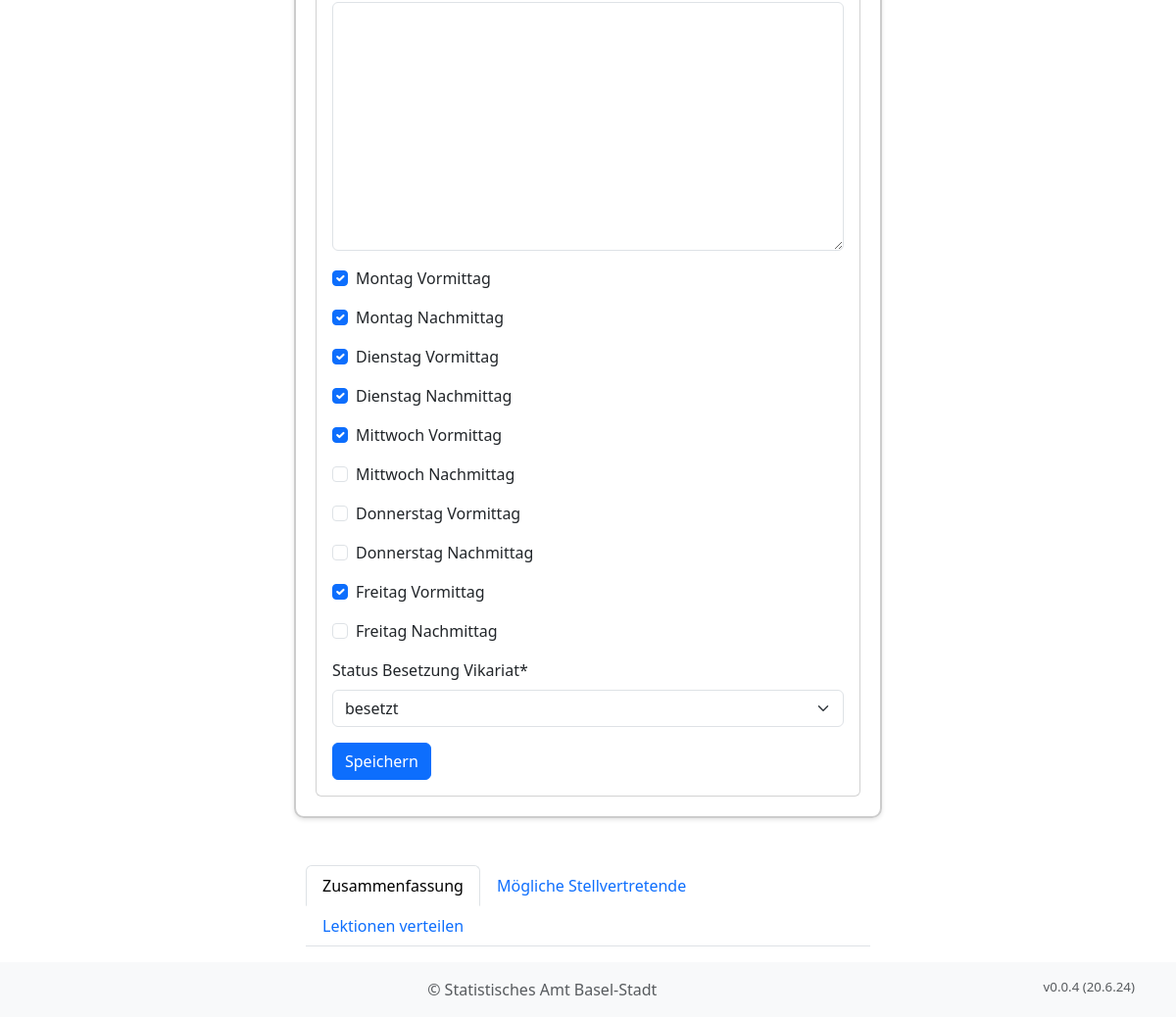
Before: /school_management/substitution/8/ (lower part) with the older database file.
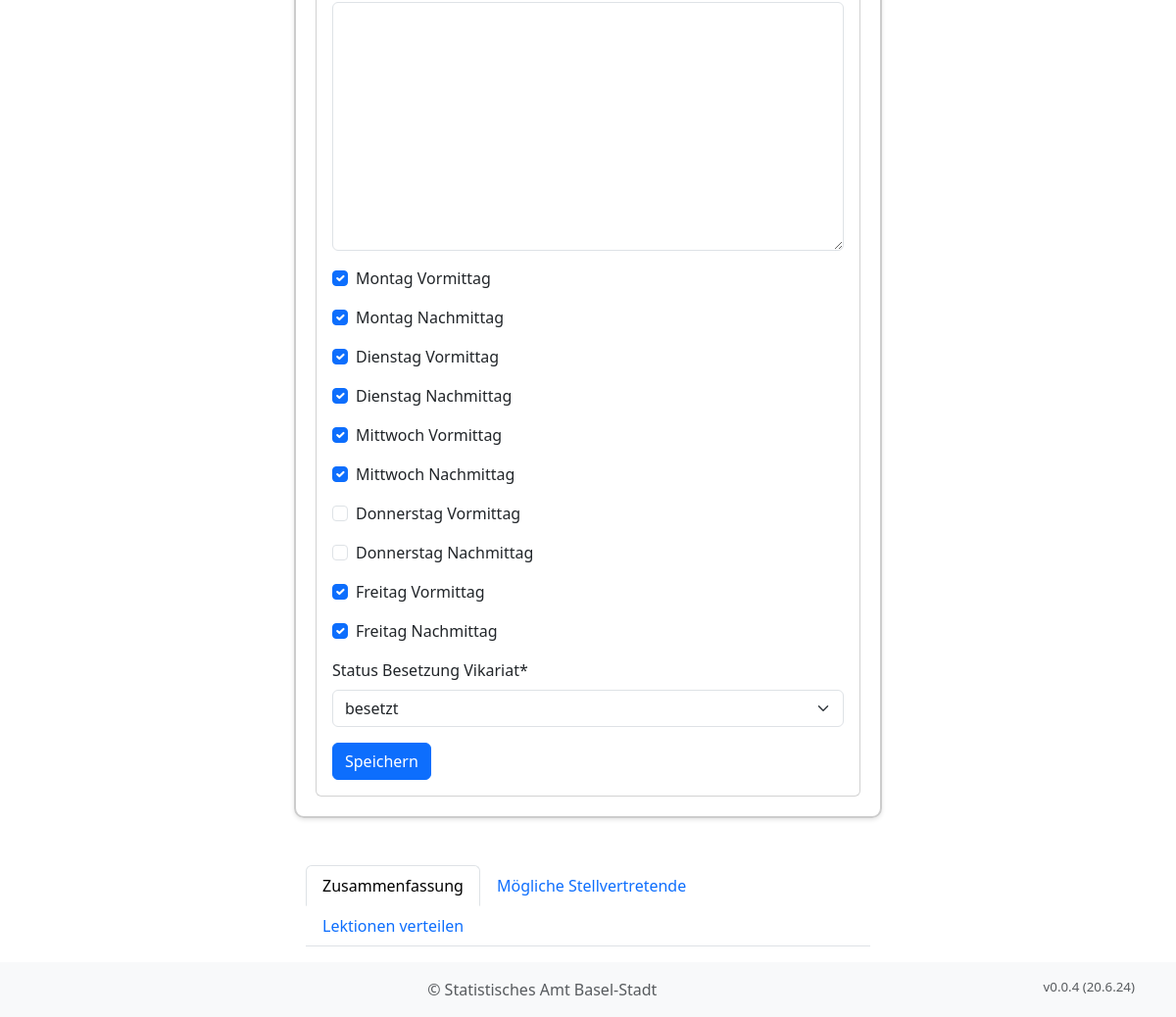
After: the same page with the newer database file.
### school_management/models.py (models this page shows, shortened)
class Substitution(models.Model):
    school = models.ForeignKey(School, on_delete=models.CASCADE, related_name="substitution_schools", verbose_name="Schule")
    teacher = models.ForeignKey(
        Person, on_delete=models.CASCADE, related_name="teacher_substitutions", verbose_name="Lehrkraft"
    )
    start_date = models.DateField(verbose_name="Fällt aus von")
    end_date = models.DateField(verbose_name="Fällt aus bis")
    cause = models.ForeignKey(SubstitutionCause(), on_delete=models.CASCADE, related_name="substitution_causes", verbose_name="Begründung")
    partial_substitution_possible = models.BooleanField(verbose_name="Teilübernahme", default=False)
    comment_subsitution = models.TextField(verbose_name="Anmerkung zum Vikariat", blank=True, max_length=500)
    comment_class = models.TextField(verbose_name="Anmerkung zur Klasse", blank=True, max_length=500)
    minimum_qualification = models.ForeignKey(Qualification, on_delete=models.CASCADE, related_name="substitution_certificates", verbose_name="Mindestabschluss", default=1)
    classes = models.TextField(verbose_name="Klassen", blank=True, max_length=500)
    mo_am = models.BooleanField(verbose_name="Montag Vormittag", default=False)
    mo_pm = models.BooleanField(verbose_name="Montag Nachmittag", default=False)
    tu_am = models.BooleanField(verbose_name="Dienstag Vormittag", default=False)
    tu_pm = models.BooleanField(verbose_name="Dienstag Nachmittag", default=False)
    we_am = models.BooleanField(verbose_name="Mittwoch Vormittag", default=False)
    we_pm = models.BooleanField(verbose_name="Mittwoch Nachmittag", default=False)
    th_am = models.BooleanField(verbose_name="Donnerstag Vormittag", default=False)
    th_pm = models.BooleanField(verbose_name="Donnerstag Nachmittag", default=False)
    fr_am = models.BooleanField(verbose_name="Freitag Vormittag", default=False)
    fr_pm = models.BooleanField(verbose_name="Freitag Nachmittag", default=False)
    status = models.ForeignKey(
        SubstitutionStatus,
        on_delete=models.SET_DEFAULT,
        default=3,
        related_name="substitution_status",
        verbose_name="Status Besetzung Vikariat"
    )
    created_timestamp = models.DateTimeField(auto_now_add=True, null=True)
    class Meta:
        verbose_name = "Stellvertretung"
        verbose_name_plural = "Stellvertretungen"

### school_management/views.py (the view, shortened to what this page needs)
# urls.py: path('substitution/<int:pk>/', SubstitutionEditView.as_view(), name='substitution_edit'),  # For editing
class SubstitutionEditView(UpdateView):
    model = Substitution
    form_class = SubstitutionForm
    template_name = "school_management/substitution_edit.html"
    success_url = reverse_lazy("substitution_list")
    def get_object(self, queryset=None):
        pk = self.kwargs.get("pk")
        if pk:
            return get_object_or_404(Substitution, pk=pk)
        return None
    def get_context_data(self, **kwargs):
        context = super().get_context_data(**kwargs)
        substitution = self.get_object()
        return context

### school_management/forms.py
class SubstitutionForm(forms.ModelForm):
    class Meta:
        model = Substitution
        fields = "__all__"
        widgets = {
            'start_date': forms.DateInput(attrs={'type': 'date', 'class': 'form-control'}),
            'end_date': forms.DateInput(attrs={'type': 'date', 'class': 'form-control'}),
        }

### school_management/models.py (called while the page is built)
    def __str__(self):
        return self.name

    def __str__(self):
        return self.name

    def __str__(self):
        return self.name

    def __str__(self):
        return self.name

    def __str__(self):
        return f"{self.last_name} {self.first_name} {self.year_of_birth}"

### templates/school_management/substitution_edit.html (shortened to what this page needs)
{% extends "base.html" %}
{% load crispy_forms_tags %}
{% block content %}
<div class="col-md-6 offset-md-3">
  <div class="form-container">
    <div class="collapse show" id="collapseForm">
      <div class="card card-body">
        <form method="post">
          {{ form|crispy }}
          <button type="submit" class="btn btn-primary">Speichern</button>
        </form>
      </div>
    </div>
  </div>
  <div class="container mt-5">
    <ul class="nav nav-tabs" id="myTab" role="tablist">
      <li class="nav-item" role="presentation">
        <button class="nav-link active" id="zusammenfassung-tab" data-bs-toggle="tab" data-bs-target="#zusammenfassung" type="button" role="tab" aria-controls="zusammenfassung" aria-selected="true">Zusammenfassung</button>
      </li>
      <li class="nav-item" role="presentation">
        <button class="nav-link" id="kandidaten-tab" data-bs-toggle="tab" data-bs-target="#kandidaten" type="button" role="tab" aria-controls="kandidaten" aria-selected="false">Mögliche Stellvertretende</button>
      </li>
      <li class="nav-item" role="presentation">
        <button class="nav-link" id="lektionen-tab" data-bs-toggle="tab" data-bs-target="#lektionen" type="button" role="tab" aria-controls="lektionen" aria-selected="false">Lektionen verteilen</button>
      </li>
    </ul>
  </div>
</div>
{% endblock %}

Changed rows visible on the page:
changed Substitution "besetzt": we_pm "☐" → "☑"; fr_pm "☐" → "☑"
